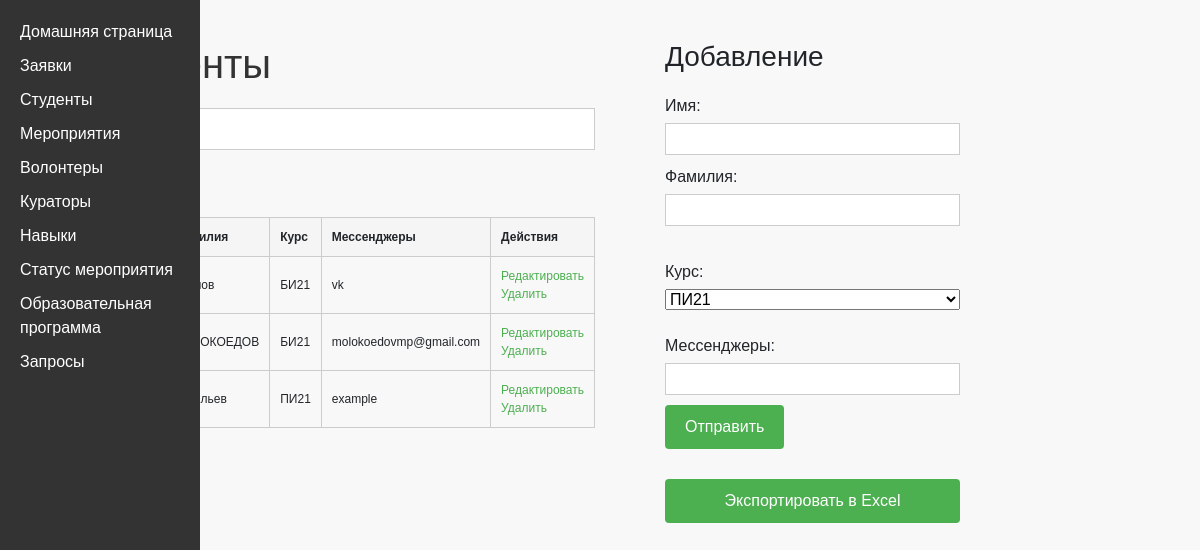
/students, run on the app's committed database.
### main.py (models this page shows, shortened)
class Course(db.Model):
    __tablename__ = 'courses'
    course_id = db.Column(db.Integer, primary_key=True)
    name = db.Column(db.String(100), nullable=False)

class Student(db.Model):
    __tablename__ = 'students'
    student_id = db.Column(db.Integer, primary_key=True)
    name = db.Column(db.String(100), nullable=False)
    surname = db.Column(db.String(100), nullable=False)
    course_id = db.Column(db.Integer, db.ForeignKey('courses.course_id'), nullable=False)
    messengers = db.Column(db.String(100), nullable=False)
    volunteers = db.relationship('Volunteer', backref='student', lazy=True)

### main.py (the view)
@app.route('/students')
def students():
    students = Student.query.all()
    courses = Course.query.all()
    return render_template('students.html', students=students, courses=courses)

### templates/students.html (shortened to what this page needs)
{% extends 'base.html' %}
{% block body %}
<html>
<head>
    <link rel="stylesheet" type="text/css" href="{{ url_for('static', filename='styles.css') }}">
</head>
<body>
    <div class="container">
        <div class="table-container">
            <h1>Студенты</h1>
            <div class="search-form">
                <form action="{{ url_for('search_students') }}" method="POST">
                    <input class="search-input" type="text" name="search_query" placeholder="Поиск..." required>
                    <button class="search-button" type="submit">Найти</button>
                </form>
            </div>
            <table style="width: 100%;">
                <tr>
                    <th>Имя</th>
                    <th>Фамилия</th>
                    <th>Курс</th>
                    <th>Мессенджеры</th>
                    <th>Действия</th>
                </tr>
                {% for student in students %}
                <tr>
                    <td>{{ student.name }}</td>
                    <td>{{ student.surname }}</td>
                    <td>
                        {% for course in courses %}
                            {% if course.course_id == student.course_id %}
                                {{ course.name }}
                            {% endif %}
                        {% endfor %}
                    </td>
                    <td>{{ student.messengers }}</td>
                    <td>
                        <a href="/update/student/{{ student.student_id }}">Редактировать</a>
                        <a href="/delete/student/{{ student.student_id }}">Удалить</a>
                    </td>
                </tr>
                {% endfor %}
            </table>
        </div>
        <div class="form-container">
            <h3>Добавление</h3>
            <form action="/create/student" method="POST">
                <label for="name">Имя:</label>
                <input type="text" name="name" id="name" required>
                <label for="surname">Фамилия:</label>
                <input type="text" name="surname" id="surname" required>
                <br>
                    <label for="course_id">Курс:</label>
                    <select name="course_id" id="course_id" required>
                        {% for course in courses %}
                            <option value="{{ course.course_id }}">{{ course.name }}</option>
                        {% endfor %}
                    </select>
                <br>
                <label for="messengers">Мессенджеры:</label>
                <input type="text" name="messengers" id="messengers" required>
                <div class="form-actions">
                    <input class="submit-button" type="submit" value="Отправить">
                </div>
            </form>
            <form class="export-form" action="{{ url_for('export_students') }}" method="GET">
                <button class="export-button" type="submit">Экспортировать в Excel</button>
            </form>
        </div>
    </div>
</body>
</html>
{% endblock %}

### static/main.css (style rules this page uses)
body { font-family: Arial, sans-serif; background-color: #f8f8f8; margin: 0; padding: 0; }
.container { max-width: 800px; margin: 0 auto; padding: 20px; }
h1 { color: #333; margin-bottom: 20px; }
table { width: 100%; border-collapse: collapse; }
table th, table td { padding: 10px; border: 1px solid #ccc; }
table th { background-color: #f5f5f5; }
form { margin-top: 20px; }
form label { display: block; margin-bottom: 5px; }
form input[type="text"], form input[type="email"] { width: 100%; padding: 8px; margin-bottom: 10px; border: 1px solid #ccc; }
form input[type="submit"] { background-color: #4caf50; color: #fff; padding: 10px 20px; border: none; cursor: pointer; }
a { color: #4caf50; text-decoration: none; }

### static/styles.css (style rules this page uses)
body { font-family: Arial, sans-serif; background-color: #f8f8f8; margin: 0; padding: 0; }
.container { max-width: 800px; margin: 0 auto; padding: 20px; }
h1 { color: #333; margin-bottom: 20px; }
table { width: 100%; border-collapse: collapse; }
table th, table td { padding: 10px; border: 1px solid #ccc; }
table th { background-color: #f5f5f5; }
form { margin-top: 20px; }
form label { display: block; margin-bottom: 5px; }
form input[type="text"], form input[type="email"] { width: 100%; padding: 8px; margin-bottom: 10px; border: 1px solid #ccc; }
form input[type="submit"] { background-color: #4caf50; color: #fff; padding: 10px 20px; border: none; cursor: pointer; }
a { color: #4caf50; text-decoration: none; }
.container { display: flex; align-items: flex-start; justify-content: space-between; }
.table-container { flex: 1; margin-right: 70px; margin-left: -150px; }
.form-container { flex: 1; }
.submit-button { background-color: #4CAF50; border: none; color: white; padding: 10px 20px; text-align: center; text-decoration: none; display: inline-block; font-size: 16px; margin-bottom: 10px; cursor: pointer; border-radius: 4px; }
table { font-size: 12px; }
.export-button { background-color: #4CAF50; border: none; color: white; padding: 10px 60px; text-align: center; text-decoration: none; display: inline-block; font-size: 10px; margin-bottom: 10px; cursor: pointer; border-radius: 4px; }
.search-form { margin-bottom: 20px; }
.search-input { width: 200px; padding: 8px; border: 1px solid #ccc; }
.search-button { background-color: #4CAF50; border: none; color: white; padding: 8px 16px; text-align: center; text-decoration: none; display: inline-block; font-size: 14px; cursor: pointer; }
.form-container form { display: flex; flex-direction: column; }
.form-container label { margin-bottom: 5px; }
.form-container input[type="text"], .form-container input[type="email"] { width: 100%; padding: 3px; border: 1px solid #ccc; margin-bottom: 10px; }
.export-form { margin-bottom: 10px; }
.export-button { background-color: #4CAF50; border: none; color: white; padding: 10px 10px; text-align: center; text-decoration: none; display: inline-block; font-size: 16px; cursor: pointer; border-radius: 4px; }

### templates/base.html (style rules this page uses)
body { font-family: Arial, sans-serif; background-color: #f8f8f8; margin: 0; padding: 0; }
.container { max-width: 800px; margin: 0 auto; padding: 20px; }
h1 { color: #333; margin-bottom: 20px; }
table { width: 100%; border-collapse: collapse; }
table th, table td { padding: 10px; border: 1px solid #ccc; }
table th { background-color: #f5f5f5; }
form { margin-top: 20px; }
form label { display: block; margin-bottom: 5px; }
form input[type="text"], form input[type="email"] { width: 100%; padding: 8px; margin-bottom: 10px; border: 1px solid #ccc; }
form input[type="submit"] { background-color: #4caf50; color: #fff; padding: 10px 20px; border: none; cursor: pointer; }
a { color: #4caf50; text-decoration: none; }

### data on the page
Student: messengers "vk"
Course: name "БИ21"
Student: surname "МОЛОКОЕДОВ", messengers "molokoedovmp@gmail.com"
Student: messengers "example"
Course: name "ПИ21"

### other printed values
form field course_id "ПИ21"
